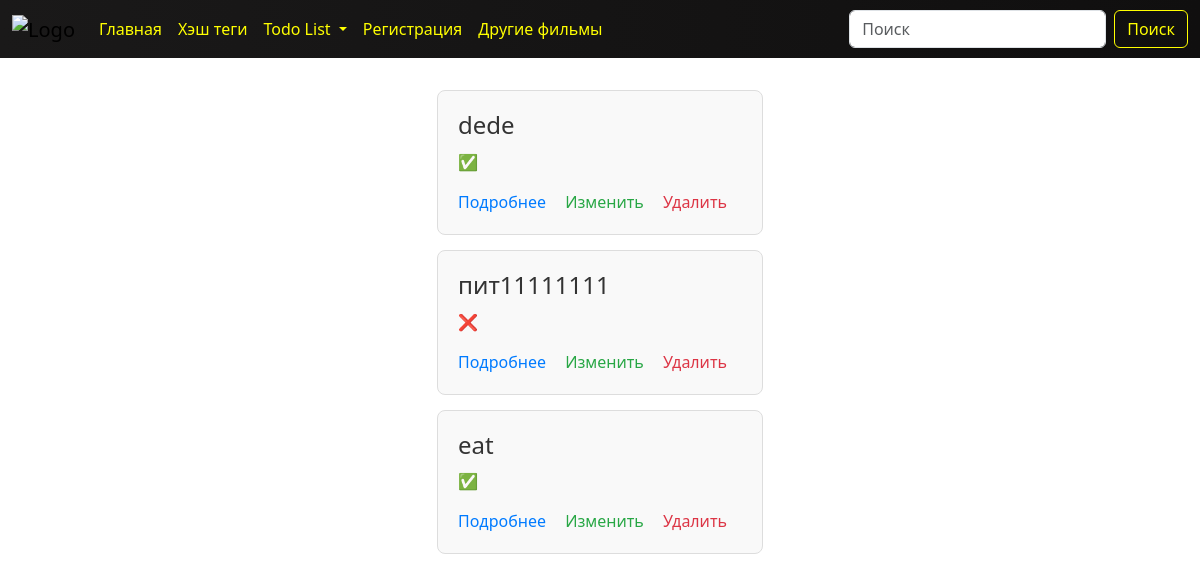
Page /todo_list/ on the committed database.
### todo/models.py (models this page shows, shortened)
class TodoModel(models.Model):
    CHECKING = (
        ('✅', '✅'),
        ('❌', '❌')
    )
    title = models.CharField(max_length=100)
    description = models.TextField(default='Начну с .........')
    choice_check = models.CharField(max_length=10, choices=CHECKING)
    film_by = models.ForeignKey(FilmModel, on_delete=models.CASCADE, related_name='buy_film', null=True)

### todo/views.py (the view)
# urls.py: path('todo_list/', views.TodoListView.as_view(), name='todoList'),
@method_decorator(cache_page(60 * 15), name='dispatch') # Кэш на 15 минут
class TodoListView(generic.ListView):
    template_name = 'todo/todo_list.html'
    context_object_name = 'todo_list'
    model = TodoModel
    def get_queryset(self):
        todos = cache.get('todos')
        if not todos:
            todos = self.model.objects.all().order_by('-id')
            cache.set('todos', todos, 60 * 15)# cохранение кэша на 15 минут
        return todos

### templates/todo/todo_list.html
{% load static %}
{% include 'components/header.html' %}
<link rel="stylesheet" href="{% static 'todo/todo_list.css' %}">
<ul class="todo-list">
    {% for i in todo_list %}
    <li class="todo-item">
        <h1 class="todo-title">{{ i.title }}</h1>
        <p class="todo-choice">{{ i.choice_check }}</p>
        <div class="todo-actions">
            <a href="/todo_list/{{i.id}}/" class="todo-link">Подробнее</a>
            <a href="/todo_list/{{i.id}}/update/" class="todo-link update">Изменить</a>
            <a href="/todo_list/{{i.id}}/delete/" class="todo-link delete">Удалить</a>
        </div>
    </li>
    {% endfor %}
</ul>

### static/main_page/show_list.css (style rules this page uses)
body { display: flex; flex-direction: column; min-height: 100vh; padding-top: 70px; background: url("https://i.pinimg.com/736x/e3/7d/a9/e37da92d1e32051af32a81a8950733f3.jpg"); background-repeat: no-repeat; background-size: cover; background-position: center; }

### static/todo/todo_list.css (style rules this page uses)
.todo-list { list-style: none; padding: 0; margin: 20px auto; max-width: 800px; }
.todo-item { background: #f9f9f9; border: 1px solid #ddd; border-radius: 8px; padding: 20px; margin-bottom: 15px; transition: box-shadow 0.3s ease-in-out; }
.todo-title { font-size: 1.5rem; margin: 0 0 10px; color: #333; }
.todo-choice { font-size: 1rem; color: #666; }
.todo-actions { margin-top: 15px; }
.todo-link { text-decoration: none; color: #007BFF; font-size: 1rem; margin-right: 15px; transition: color 0.3s ease; }
.todo-link.update { color: #28a745; }
.todo-link.delete { color: #dc3545; }

### rows in the picture
TodoModel: title "dede", choice_check "✅"
TodoModel: title "пит11111111", choice_check "❌"
TodoModel: title "eat", choice_check "✅"
